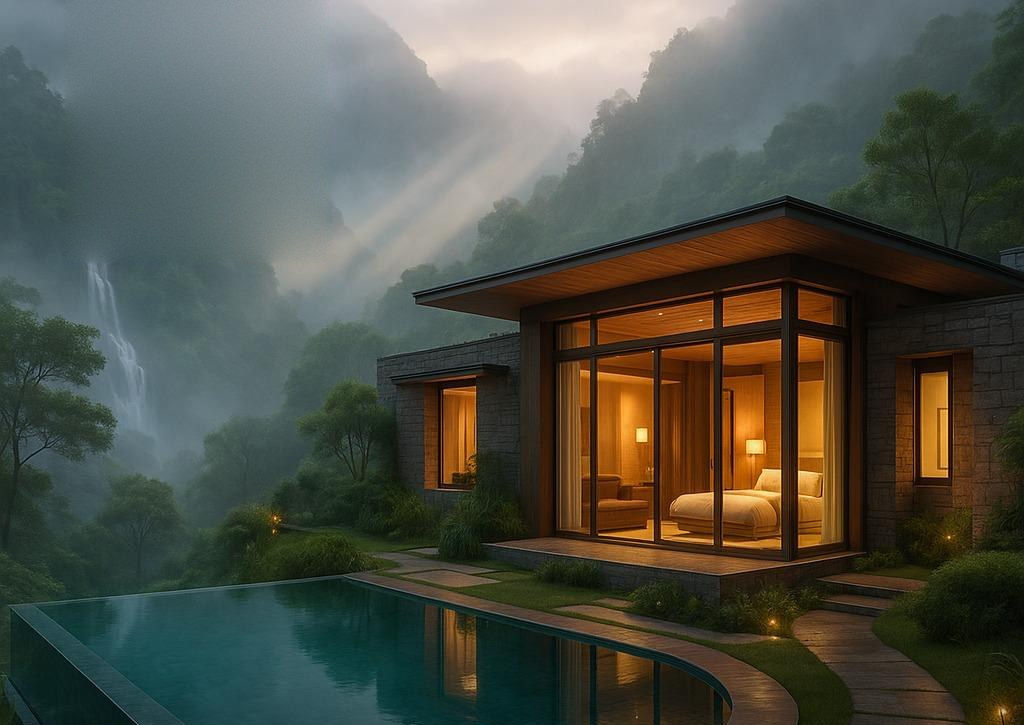
#> input picture brand/resort-dusk.jpg, 1024 x 725 px
$ python make_flow_map.py resort-dusk.jpg resort-dusk.jpg
#> lines starting #> are read from the running program, lines starting #| are printed output that depends on the picture; after the words box and inside, x2 and y2 are one past the last pixel; in counts of white or black regions, pixels touching at a corner belong together
"""Flow map for the waterfall in resort-dusk.jpg (and its waterfall-view.jpg crop).

Channels (all 0..255):
  R  water: where the falls are, feathered at the edges, never over the trees
  G  spray: the mist thrown up where the water lands
  B  where across the falls this is: signed distance from the centre line,
     128 = on it, 1 step = 0.25px (+-32px), so the strands follow the curve

Run:  python -I make_flow_map.py <resort-dusk.jpg> <out dir>
"""
import sys

import numpy as np
from PIL import Image, ImageFilter

src, out = sys.argv[1], sys.argv[2]
photo = Image.open(src).convert("RGB")
#> photo is the input picture: PIL image 1024x725 RGB; mean R, G, B 79.2, 80.9, 70.7
W, H = photo.size
#> W = 1024; H = 725
a = np.asarray(photo).astype(np.float32)

# The falls' centre line (photo pixels, top to bottom) and half-width there.
path = [
    (95, 262, 7),
    (101, 276, 9),
    (108, 292, 10),
    (114, 312, 11),
    (118, 334, 12),
    (126, 352, 13),
    (133, 372, 13),
    (138, 392, 13),
    (140, 412, 13),
    (142, 432, 14),
    (146, 452, 16),
]

yy, xx = np.mgrid[0:H, 0:W].astype(np.float32)
water = np.zeros((H, W), np.float32)
across = np.zeros((H, W), np.float32)
nearest = np.full((H, W), np.inf, np.float32)
for (x0, y0, w0), (x1, y1, w1) in zip(path, path[1:]):
    dx, dy = x1 - x0, y1 - y0
    L2 = dx * dx + dy * dy
    t = np.clip(((xx - x0) * dx + (yy - y0) * dy) / L2, 0, 1)
    px, py = x0 + t * dx, y0 + t * dy
    d = np.hypot(xx - px, yy - py)
    half = w0 + (w1 - w0) * t
    m = np.clip(1.0 - (d - half * 0.55) / (half * 0.6), 0, 1)
    water = np.maximum(water, m)
    # signed distance to the centre line: positive to the right of the flow
    side = np.sign((xx - px) * dy - (yy - py) * dx)
    closer = d < nearest
    nearest = np.where(closer, d, nearest)
    across = np.where(closer, side * d, across)
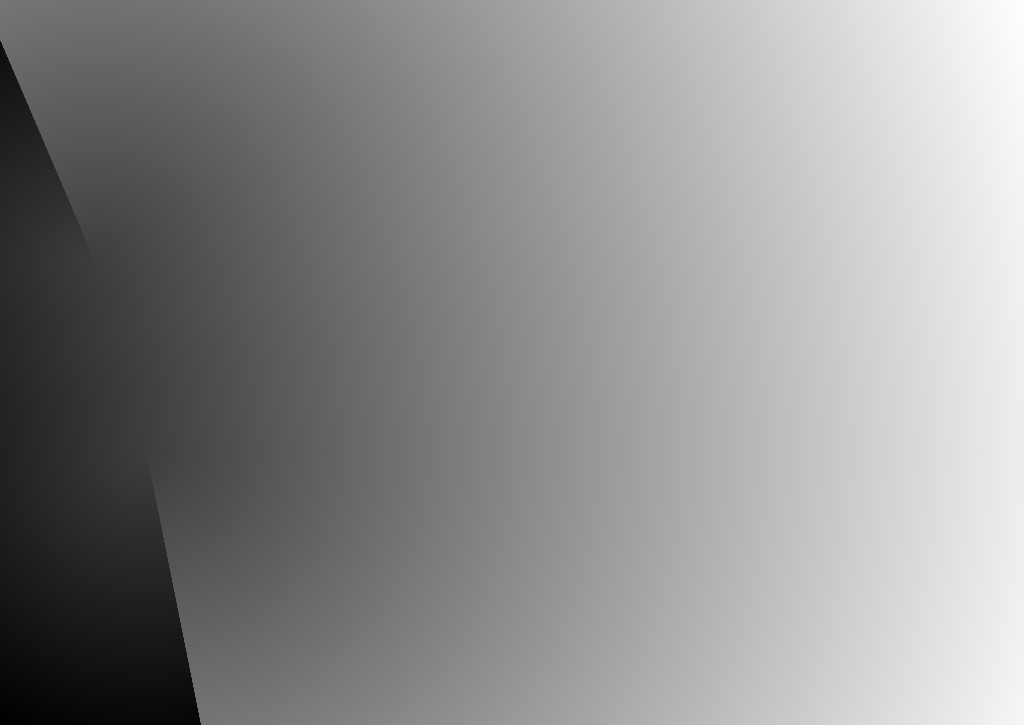
#> across: shape (725, 1024) float32; min -308.7, max 960.5, mean 403.8; drawn with min black and max white
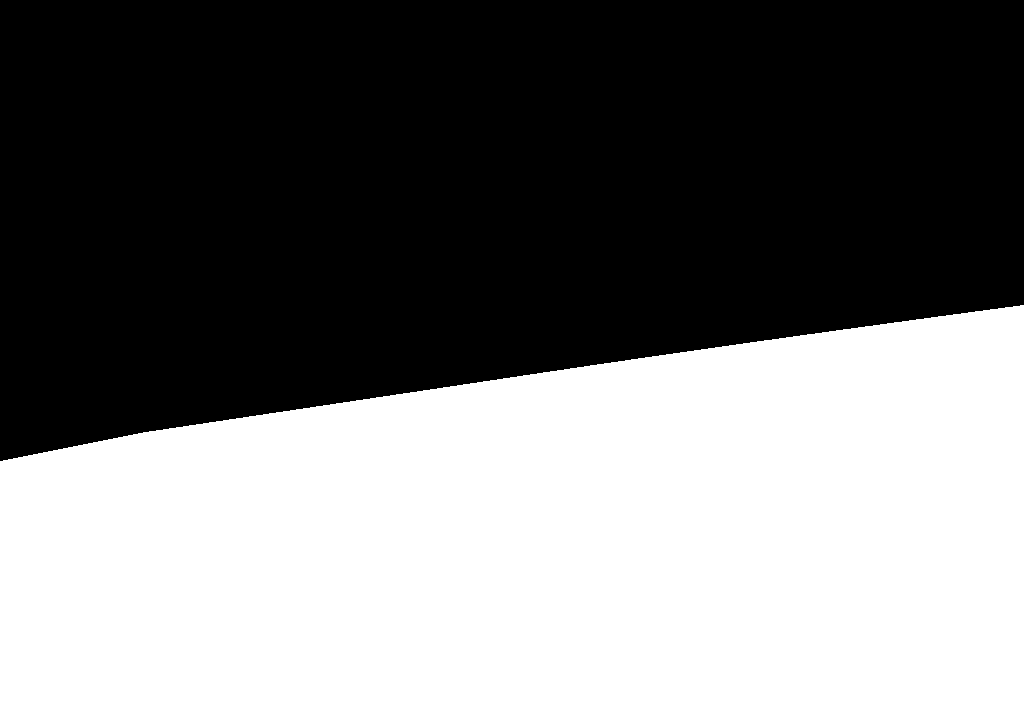
#> closer: shape (725, 1024) bool; 47.8% white; 1 white region, box (x1, y1, x2, y2) and area: (0, 305, 1024, 725) 354864
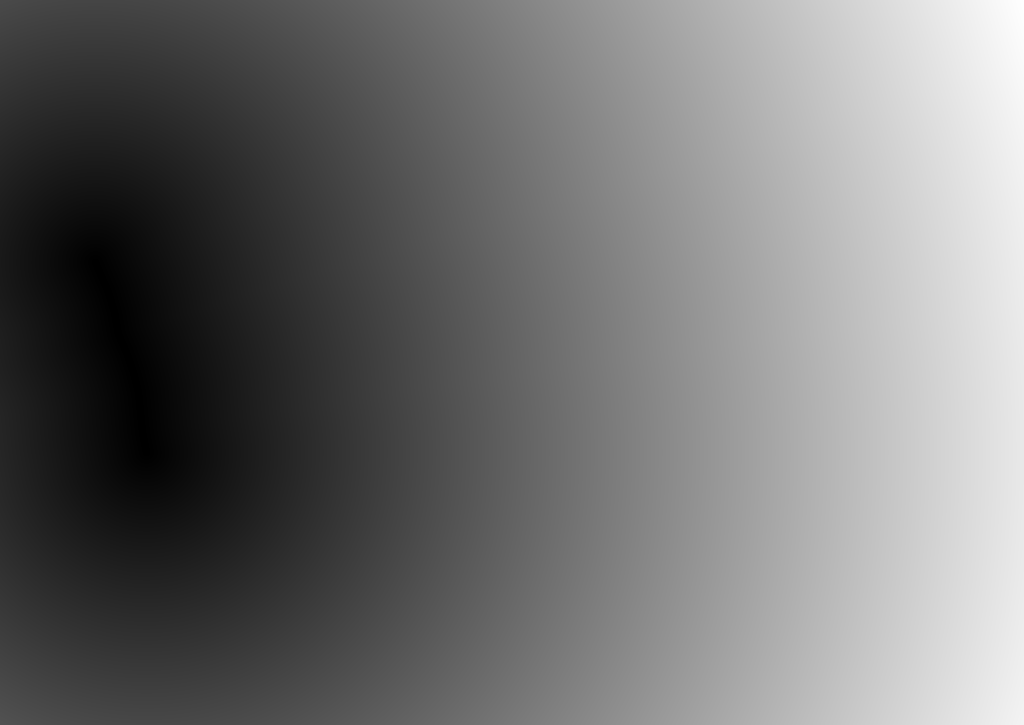
#> nearest: shape (725, 1024) float32; min 0, max 960.5, mean 432; drawn with min black and max white

# fade in at the lip and out into the spray at the foot
water *= np.clip((yy - 258) / 10, 0, 1) * np.clip((470 - yy) / 26, 0, 1)

# keep the water off the trees in front (green, darker than the mist)
r, g, b = a[..., 0], a[..., 1], a[..., 2]
luma = 0.299 * r + 0.587 * g + 0.114 * b
tree = ((g - (r + b) / 2 > 9) & (luma < 120)).astype(np.float32)
#> tree: shape (725, 1024) float32; values 0 (black) and 1 (white), 32.5% white; 201 white regions (159 under 20 px), largest, box (x1, y1, x2, y2) and area: (0, 256, 854, 725) 177297, (801, 0, 1024, 255) 26902, (872, 496, 1024, 725) 15540
tree = np.asarray(Image.fromarray((tree * 255).astype(np.uint8)).filter(ImageFilter.MaxFilter(3)).filter(ImageFilter.GaussianBlur(1.5))) / 255
water *= 1 - np.clip(tree * 1.4, 0, 1)
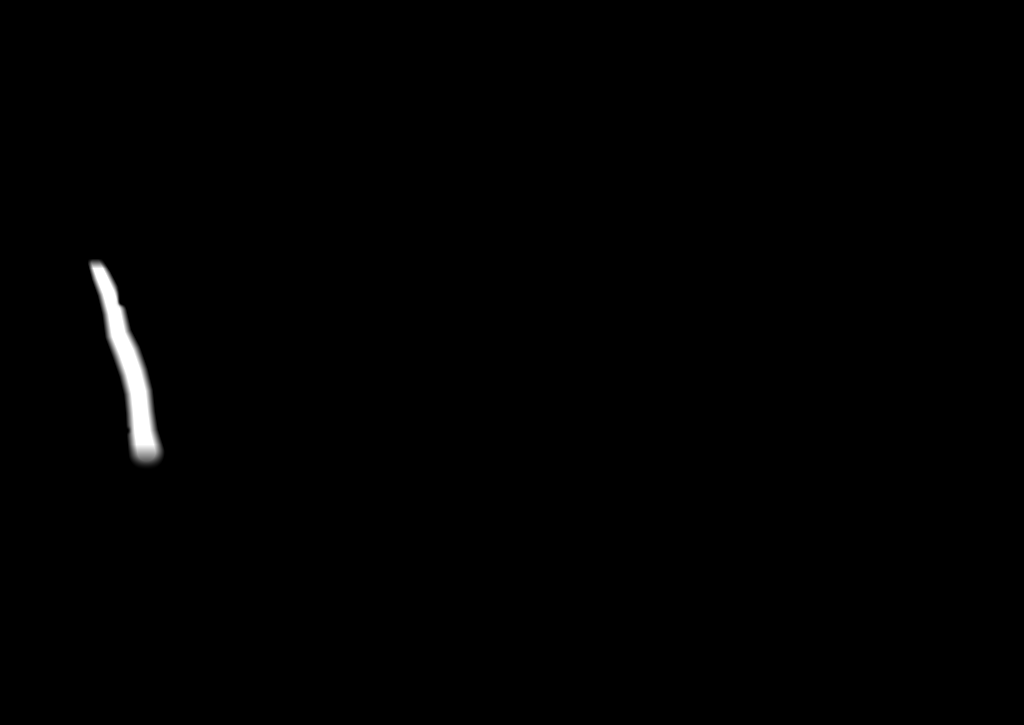
#> water: shape (725, 1024) float32; min 0, max 1, mean 0.00556

# spray: a soft cloud where the water lands, rising and spreading
spray = np.exp(-(((xx - 146) / 34) ** 2 + ((yy - 448) / 30) ** 2))
spray += 0.6 * np.exp(-(((xx - 150) / 46) ** 2 + ((yy - 418) / 44) ** 2))
spray = np.clip(spray, 0, 1) * (1 - np.clip(tree * 1.2, 0, 1) * 0.6)

def smooth(m, radius):
#> called with radius = 1.2
    img = Image.fromarray((np.clip(m, 0, 1) * 255).astype(np.uint8))
    return np.asarray(img.filter(ImageFilter.GaussianBlur(radius))).astype(np.float32) / 255

water = smooth(water, 1.2)
spray = smooth(spray, 4)
across_b = np.clip(0.5 + across / 64.0, 0, 1)

rgb = np.stack([water, spray, across_b], -1)
full = Image.fromarray((rgb * 255).round().astype(np.uint8), "RGB")
full.save(f"{out}/resort-dusk-flow.png", optimize=True)
# the suites' photo is this crop of the same picture
full.crop((0, 165, 368, 441)).save(f"{out}/waterfall-view-flow.png", optimize=True)
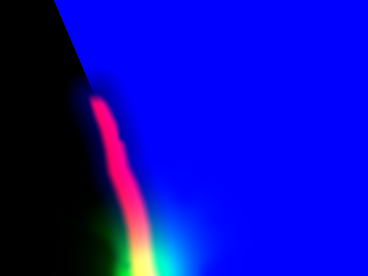
#> saved as waterfall-view-flow.png: PIL image 368x276 RGB; mean R, G, B 9.3, 9, 180.8

# a check image: the water in red, the spray in green, over the photo
check = (a * 0.6 + np.stack([water * 255, spray * 200, np.zeros_like(water)], -1) * 0.6).clip(0, 255)
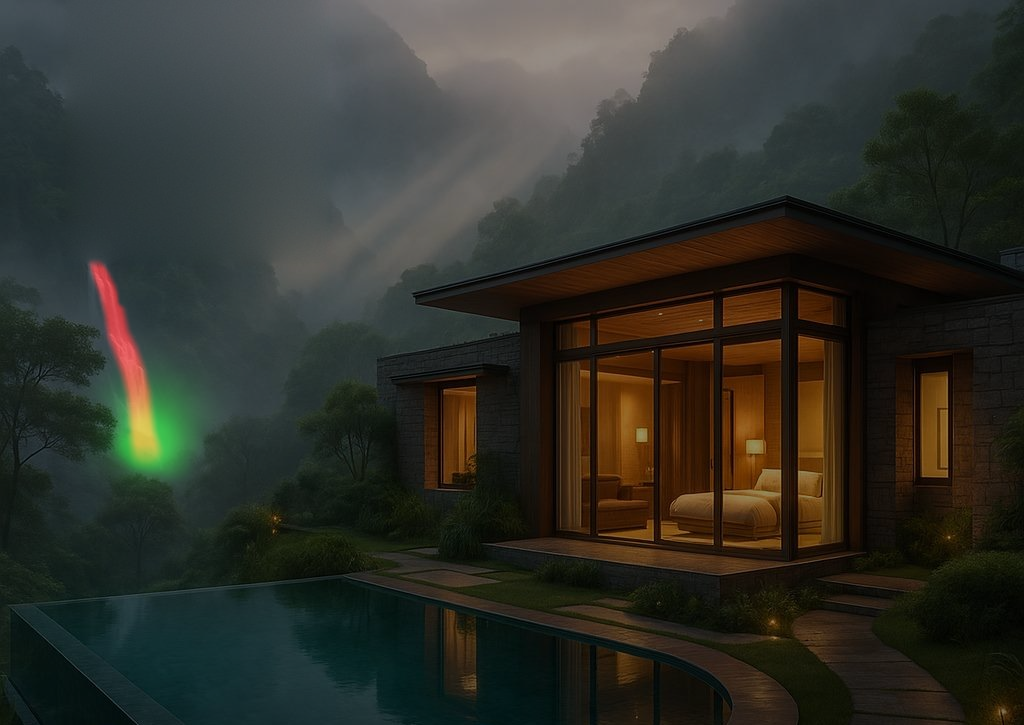
#> check: shape (725, 1024, 3) float32; mean R, G, B 48.4, 49.5, 42.4
Image.fromarray(check.astype(np.uint8)).crop((40, 220, 220, 520)).resize((360, 600)).save(f"{out}/_flow_check.png")
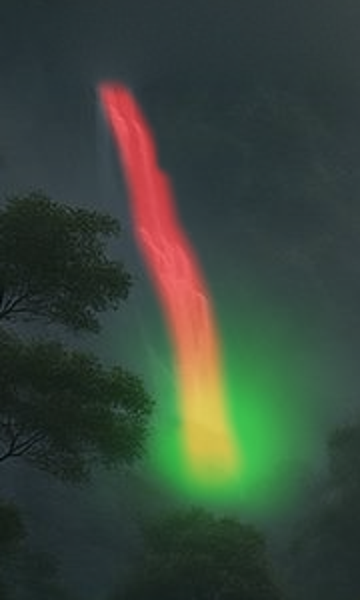
#> saved as _flow_check.png: PIL image 360x600 RGB; mean R, G, B 57.1, 70.1, 58.4
print("ok", W, H)
#| ok 1024 725

$ run again, with brand/login-bg.jpg copied over brand/resort-dusk.jpg
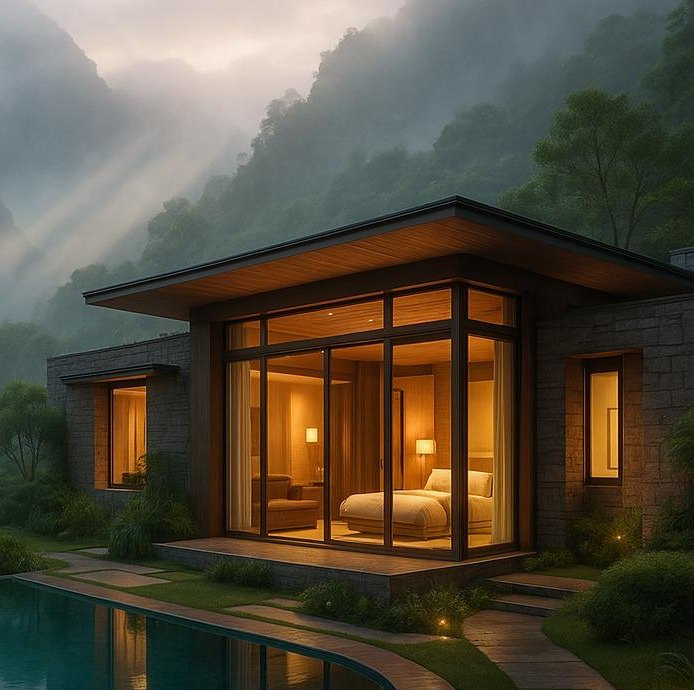
#> input picture brand/login-bg.jpg, 694 x 690 px
#> photo is the input picture: PIL image 694x690 RGB; mean R, G, B 84.8, 76.6, 61
#> after the loop `for (x0, y0, w0), (x1, y1, w1) in zip(path, path[1:]):`:
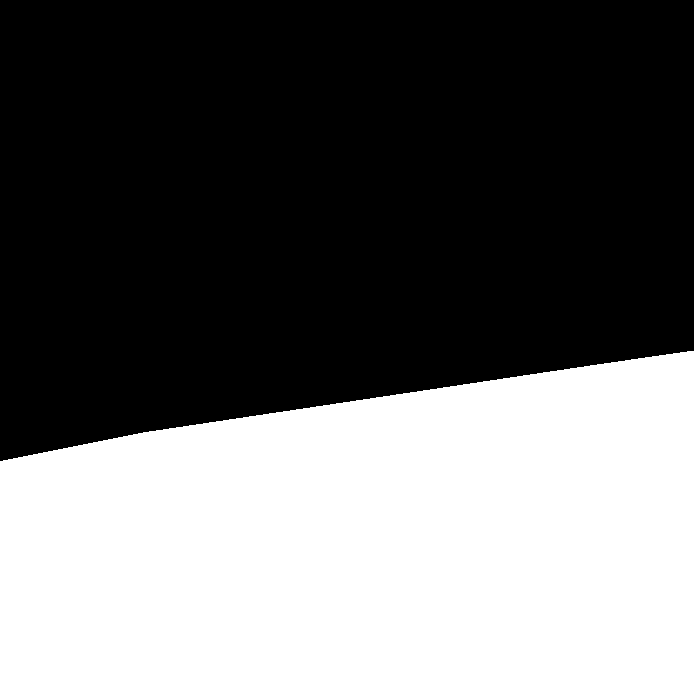
#> closer: shape (690, 694) bool; 41.6% white; 1 white region, box (x1, y1, x2, y2) and area: (0, 351, 694, 690) 199391
#> `Image.fromarray(check.astype(np.uint8)).crop((40, 220, 220, 520)).resi..`:
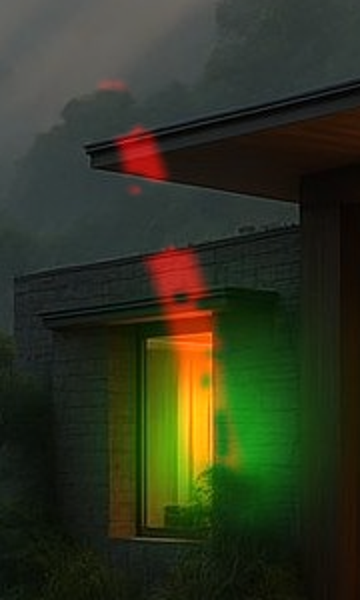
#> saved as _flow_check.png: PIL image 360x600 RGB; mean R, G, B 48, 52.9, 32.8
#| ok 694 690
